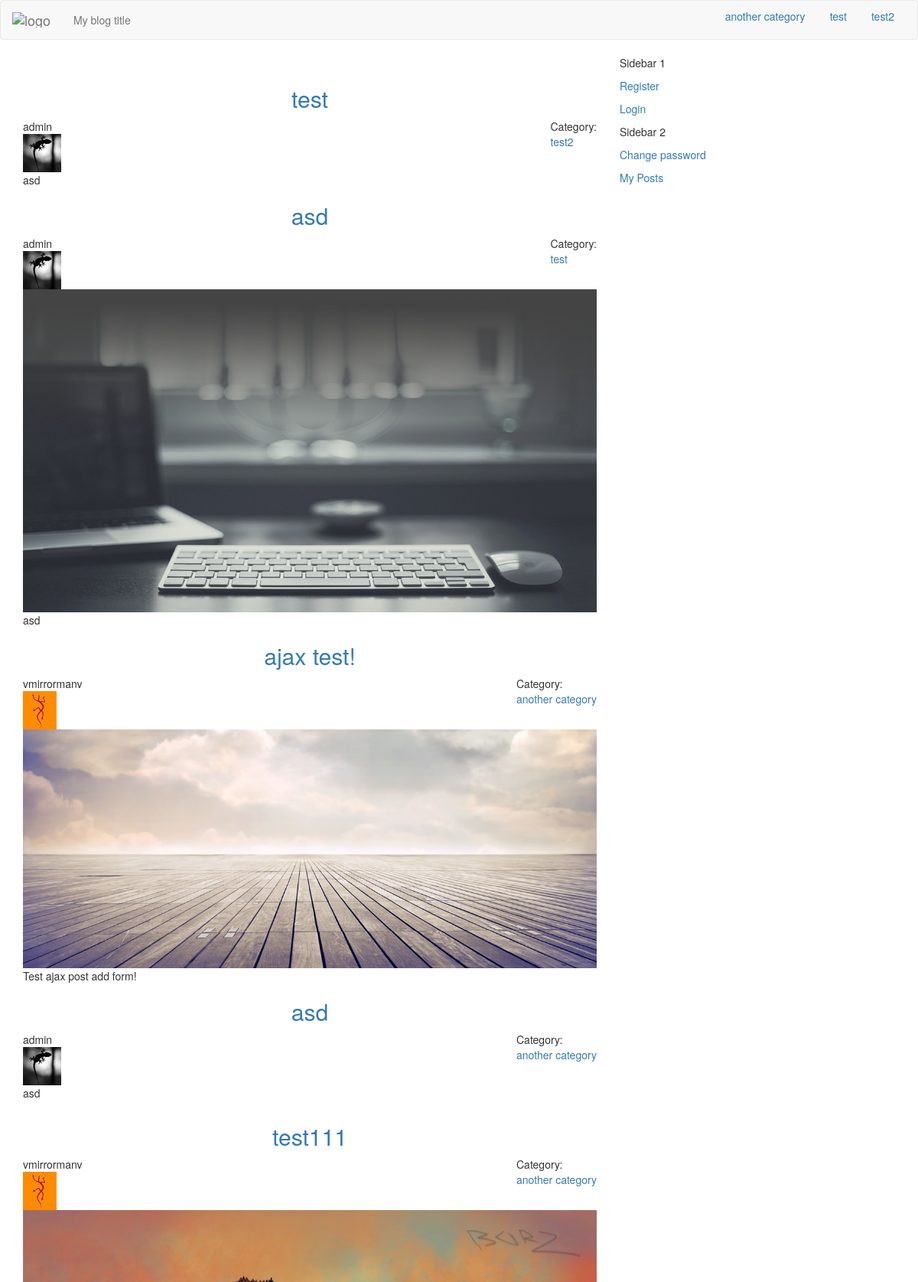
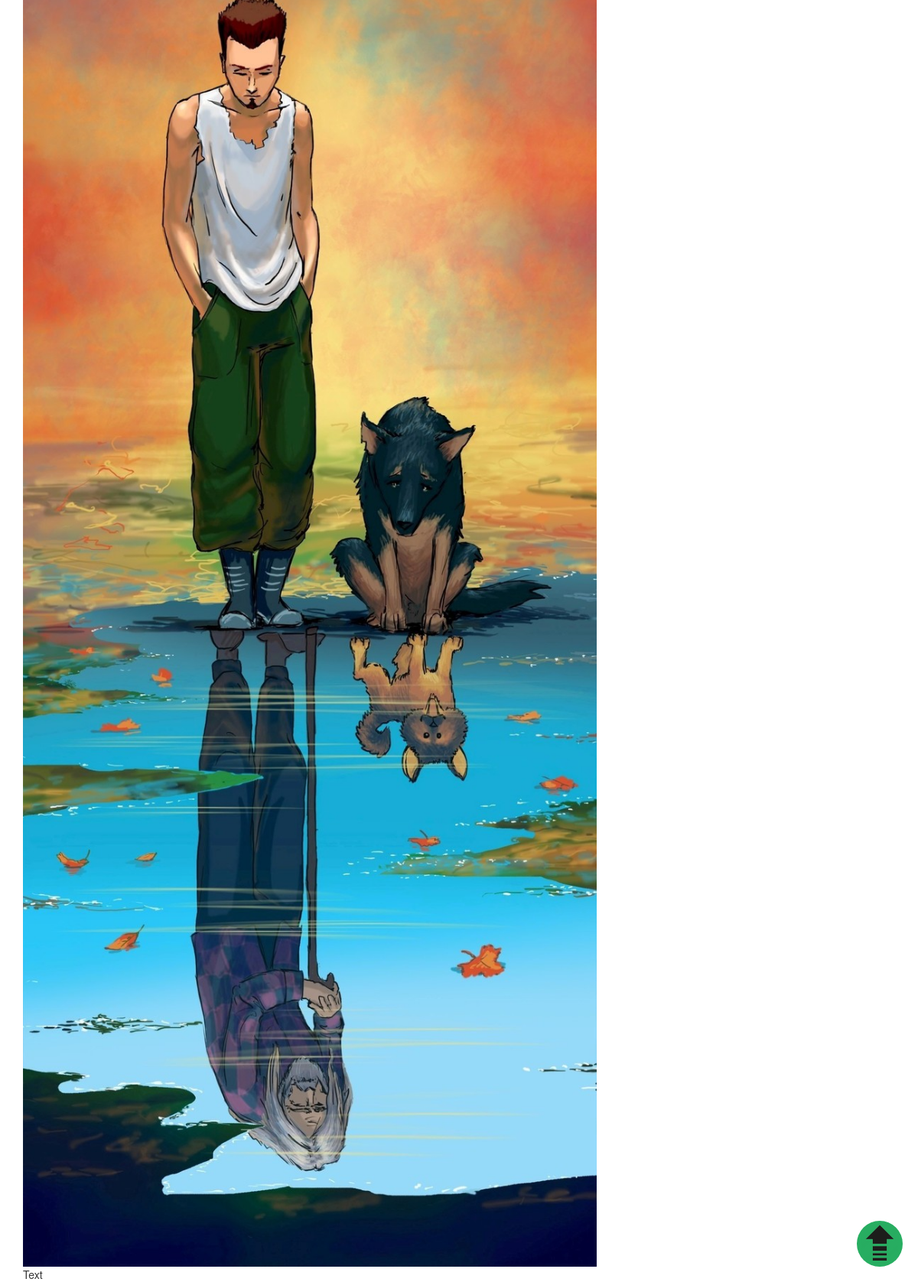
/, run on an earlier commit of the app's database (2 pictures, top to bottom).
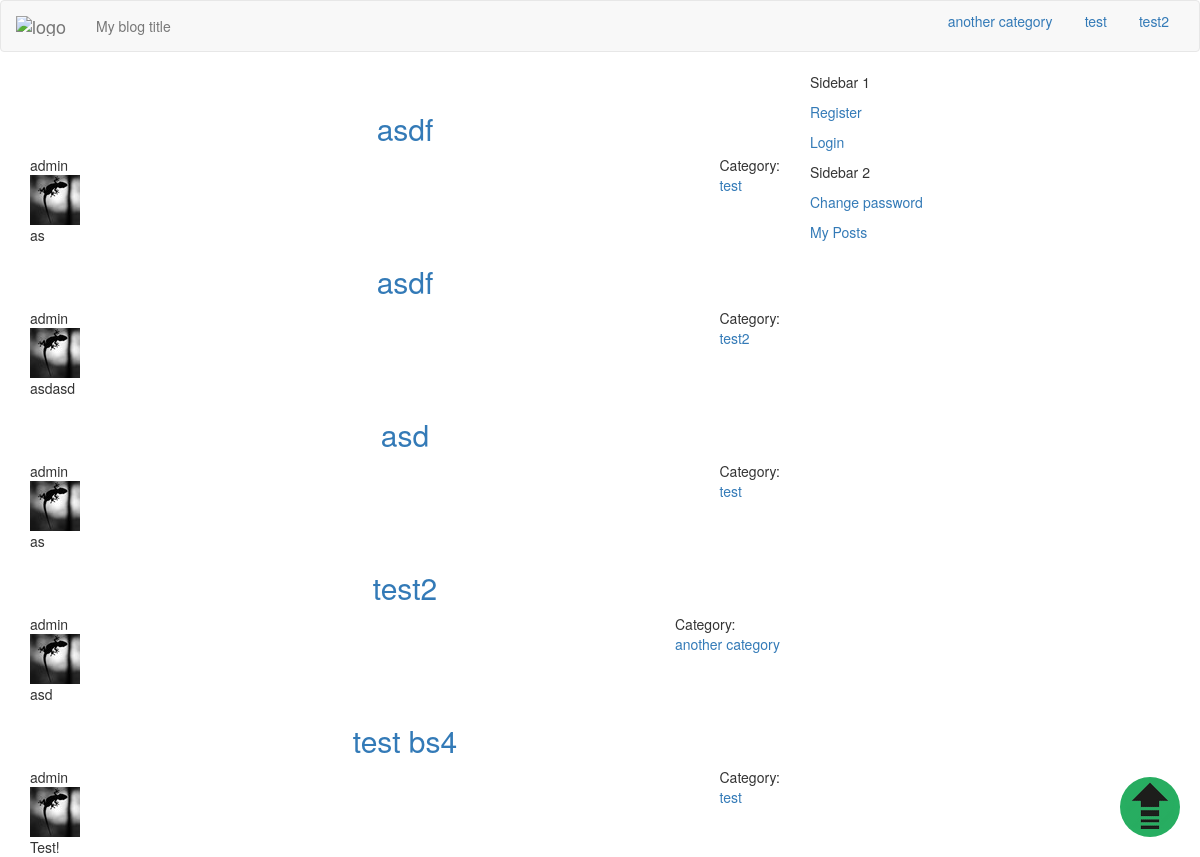
And on a later commit of the database.
### blog/models.py (models this page shows, shortened)
class Category(models.Model):
    index_together = [
    ["id","name", "order", "slug"],
    ]
    name = models.CharField(max_length=30, unique=True)
    description = models.TextField(max_length=250)
    slug = models.SlugField("URL",blank=True, max_length=150)
    order = models.SmallIntegerField(blank=True, default=1)
    def __str__(self):
        return self.name

class Post(models.Model):
    index_together = [
    ["title", "description", "post_thumbnail", "author", "category",
     "url", "published", "status"],
    ]
    title = models.CharField(max_length=150)
    description = models.CharField(max_length=150)
    text = models.TextField()
    today = datetime.date.today()
    post_image = models.ImageField(upload_to =
                        str(today.year)+'/'
                        +str(today.month)+'/'+str(today.day)+'/', blank=True)
    post_image.short_description = 'Image'
    post_thumbnail = ImageSpecField(source='post_image',
                                processors=[ResizeToFit(640, 480)],
                                format='JPEG',
                                options={'quality': 85})
    def get_image(self):
        return mark_safe('<img src="%s" class ="img-responsive center-block"/>'\
                         % (self.post_thumbnail.url))
    get_image.short_description = 'Thumbnail'
    created = models.DateTimeField(auto_now_add=True)
    edited = models.DateTimeField(auto_now=True)
    published = models.DateTimeField(default=timezone.now)
    author = models.ForeignKey(settings.AUTH_USER_MODEL,
                               default = 1,
                               on_delete=models.SET_DEFAULT) ###
    category = models.ForeignKey('Category')
    tags = models.ManyToManyField('Tag',
                                        related_name='posts',
                                        related_query_name='tag',
                                        blank=True)
    url = models.SlugField(blank=True)
    STATUS = (
                ("D", "Draft"),
                ("P","Published"),
    )
    status = models.CharField(max_length=1, choices=STATUS, default="D")
    ordering = ('-published',)
    def get_absolute_url(self):
        cat_url = slugify(self.category)
        post_url = slugify(self.title)
        return "/%s/%s-%i/" % (cat_url, self.url, self.id)
    def get_category(self):
        return slugify(self.category)
    def get_tags_list(self):
        return self.tags.values_list('name', flat=True)

class myUser(AbstractBaseUser):
    index_together = [
    ["id", "username", "avatar"],
    ]
    username = models.CharField("Username", max_length=30,
                                blank=False,
                                unique=True)
    avatar = ProcessedImageField(upload_to='avatars',
                                 processors=[ResizeToFit(50, 50)],
                                 format='JPEG',
                                 options={'quality': 90}, blank=True)
    email = models.EmailField(unique=True, blank=False)
    is_active = models.BooleanField("Is active", default=True)
    is_it_staff = models.BooleanField("Is stuff", default=False)
    is_it_superuser = models.BooleanField("Is admin", default=False)
    moderated = models.BooleanField("Moderated", default=True)
    last_login = models.DateTimeField(auto_now=True)
    date_joined = models.DateTimeField(auto_now_add=True)
    REQUIRED_FIELDS = ['email',]
    USERNAME_FIELD = 'username'
    objects = MyUserManager()
    def get_avatar(self):
        return mark_safe('<img src="%s" class ="img-responsive"/>'\
                         % (self.avatar.url))
    get_avatar.short_description = 'Current avatar'
    def __str__(self):
        return self.username.lower()

### blog/views.py (the view)
# urls.py: url(r'^$', views.list, name='list'),
def list(request, category=None, tag=None):
    context = {}
    if request.is_ajax() == True :
        template = 'list_ajax.html'
    else:
        template = 'list.html'
    if category:
        cat= Category.objects.get(slug=category)
        post_list= Post.objects.select_related("author", "category")\
            .prefetch_related('tags').filter(category__slug=category)\
                .filter(status="P").order_by('-published')
        context['category'] = cat
    elif tag:
        post_list= Post.objects.select_related("author", "category")\
            .prefetch_related('tags').filter(tags__name=tag)\
            .filter(status="P").order_by('-published')
        cat = Tag.objects.get(name=tag)
        context['tag'] = cat
    else:
        post_list = Post.objects.select_related("author", "category")\
            .prefetch_related('tags').filter(status="P").order_by('-published')
    paginator = Paginator(post_list, 5)
    page = request.GET.get('page')
    try:
        posts = paginator.page(page)
    except PageNotAnInteger:
        posts = paginator.page(1)
    except EmptyPage:
        return HttpResponse('')
    context['posts'] = posts
    context['cat_list'] = cat_list
    context['page'] = page
    return render(request, template, context )

### templates/list.html (shortened to what this page needs)
{% extends "index.html" %}
{% block content %}
{% include "list_ajax.html" %}
{% endblock %}

### templates/index.html (shortened to what this page needs)
{% load staticfiles %}
<!DOCTYPE html>
<html>
<head>
    <link rel="stylesheet" href="/static/css/backtotop.css" type="text/css">
    <link rel="stylesheet" href="/static/css/bootstrap.min.css" type="text/css" />
    <link rel="stylesheet" href="/static/css/custom.css" type="text/css" />
    <link href="/static/django_summernote/django_summernote.css" rel="stylesheet">
    <link href="/static/django_summernote/django_summernote_inplace.css" rel="stylesheet">
    <link href="/static/django_summernote/summernote.css" rel="stylesheet">
    <link rel="stylesheet" href="/static/css/blueimp-gallery.min.css" type="text/css">
</head>
<body>
  <div class="navbar navbar-default">
    <div class="container-fluid">
      <div class="navbar-header">
        <a class="navbar-brand ajax-menu" url=""
        href="/">
          <img alt="logo" src="#" /></a>
        <p class="navbar-text">
          My blog title
        </p>
      </div>
      <ul class="nav nav-pills pull-right">
        {% for cat in cat_list %}
          {% if category and cat|slugify == category %}
            <li role="presentation" class="active">
            <a href="{{ request.scheme }}://{{ request.get_host }}/{{ cat|slugify }}"
             url = "{{cat|slugify}}" class="ajax-menu menu" id="{{cat|slugify}}">
              {{ cat }}</a></li>
          {% else %}
            <li role="presentation">
            <a href="{{ request.scheme }}://{{ request.get_host }}/{{ cat|slugify }}"
            url = "{{cat|slugify}}"  class="ajax-menu menu" id="{{cat|slugify}}">
              {{ cat }}</a></li>
          {% endif %}
        {% endfor %}
      </ul>
    </div>
  </div>
<div class="container">
<div class="row">
  <div class="col-md-4 pull-right sidebar">
    <div class="sidebar1">
      <p>
        Sidebar 1<br />
      {% if user.is_authenticated %}
        <p><a href="{% url 'dashboard' %}" single_page
          url = "dashboard" class="ajax-menu">
          {{ user.username }}
                              {% if user.avatar %}
                              {{ user.get_avatar}}
                              {% endif %}</a></p>
        <p><a href="{% url 'add_post' %}" single_page
          url = "add-post" class="ajax-menu">Add Post</a></p>
        <p><a href="{% url 'logout' %}">Logout</a></p>
      {% else %}
        <p><a href="{% url 'signup' %}">Register</a></p>
        <p><a href="{% url 'login' %}">Login</a></p>
      {% endif %}
      </p>
    </div>
    <div class="sidebar2">
      <p>
        Sidebar 2<br />
        <p><a href="{% url 'password_change' %}">Change password</a></p>
        <p><a href="{% url 'my_posts' %}">My Posts</a></p>
      </p>
    </div>
  </div>
<div class="col-md-8 main">
<div class="content">
  <div class="posts">
  {% block content %}
  {% endblock %}
  </div>
</div>
</div>
</div>
</div>
</body>
</html>

### templates/list_ajax.html (shortened to what this page needs)
{% autoescape off %}
{% for post in posts %}
  <div class="post">
    <a href="{{ post.get_absolute_url }}" class="center-block">
      <h2 class="text-center center-block">
      {{ post.title }}</h2></a>
    <div class="post_category pull-right">
      <p>
        Category: <a href="/{{ post.get_category }}"
          class="post-category ajax-menu"
          url = "{{ post.get_category }}">
           {{ post.category }}</a>
      </p>
    </div>
    <div class="post-author pull-left">
      <div class="author-name">
        {{ post.author }}
      </div>
      <div class="author-avatar">
        {% if post.author.avatar %}
        {{ post.author.get_avatar }}
        {% else %}
        <img src="/static/img/avatar.jpg" class ="img-avatar"/>
        {% endif %}
      </div>
    </div>
    <div class="clearfix">
    </div>
    {% if post.post_image %}
    <div class="post-thumbnail">
        {{ post.get_image }}
    </div>
    {% endif %}
    {% if post.description %}
    <div class="post-description">
      {{ post.description }}
    </div>
    {% endif %}
  </div>
{% empty %}
<div class="post">
    <h3>No posts in this category yet...</h3>
</div>
{% endfor %}
{% endautoescape %}

What changed in the data, as far as the page shows it:
no longer on this page (row unchanged): Post: title "test", category "test2", author "admin", author.get_avatar (picture), description "asd"
no longer on this page (row unchanged): Post: title "asd", category "test", author "admin", author.get_avatar (picture), get_image (picture), description "asd"
no longer on this page (row unchanged): Post: title "ajax test!", category "another category", author "vmirrormanv", author.get_avatar (picture), get_image (picture), description "Test ajax post add form!"
no longer on this page (row unchanged): Post: title "asd", category "another category", author "admin", author.get_avatar (picture), description "asd"
no longer on this page (row unchanged): Post: title "test111", category "another category", author "vmirrormanv", author.get_avatar (picture), get_image (picture), description "Text"
added Post: title "asdf", category "test", author "admin", author.get_avatar (picture), description "as"
added Post: title "asdf", category "test2", author "admin", author.get_avatar (picture), description "asdasd"
added Post: title "asd", category "test", author "admin", author.get_avatar (picture), description "as"
added Post: title "test2", category "another category", author "admin", author.get_avatar (picture), description "asd"
added Post: title "test bs4", category "test", author "admin", author.get_avatar (picture), description "Test!"
